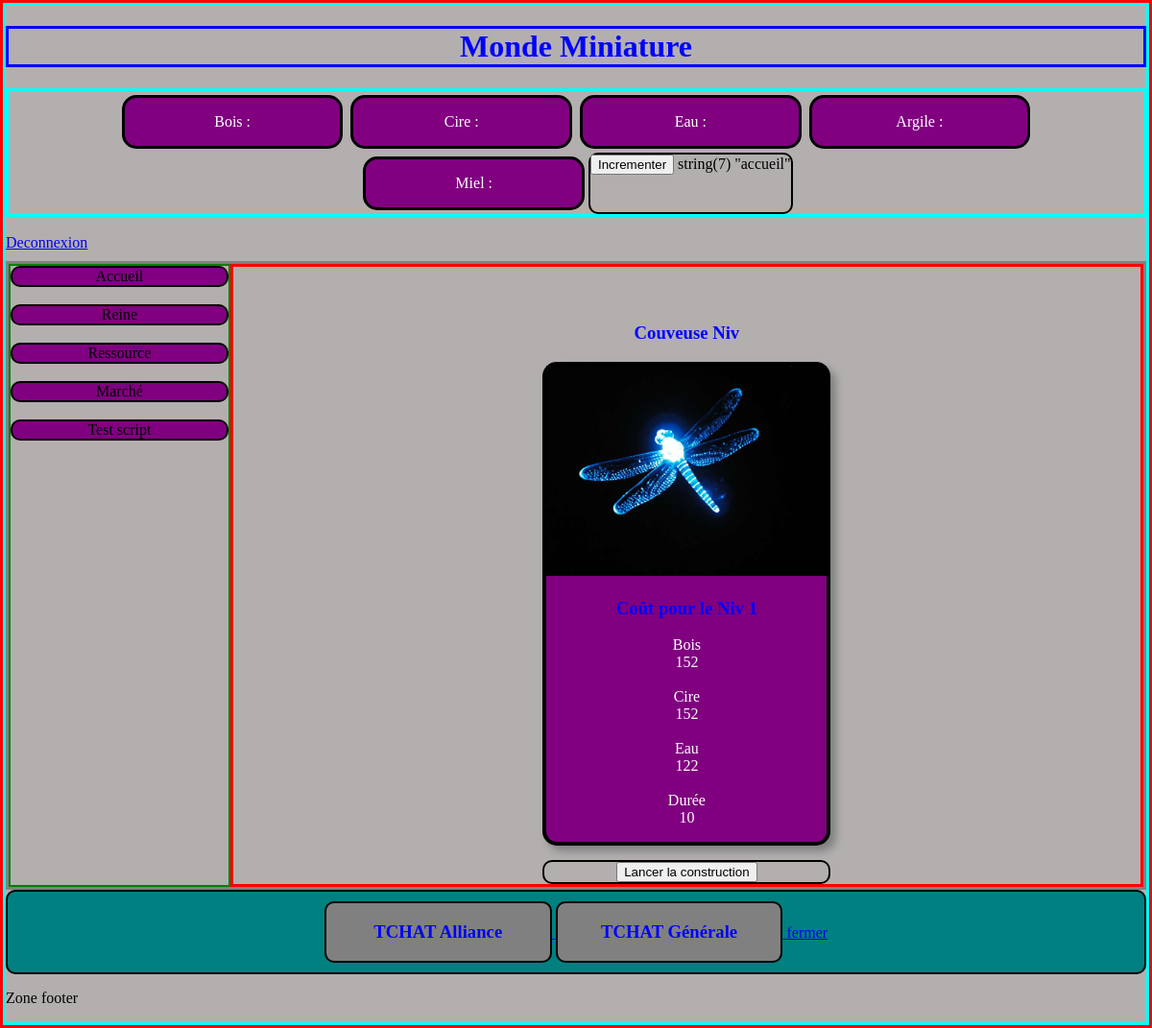
Screenshot of /vue/accueil.php with the database file from the repository.
### tables this page shows
CREATE TABLE IF NOT EXISTS `batiment` (
  `id` int(11) NOT NULL AUTO_INCREMENT,
  `nomBatiment` varchar(255) NOT NULL,
  `bois` int(11) NOT NULL,
  `cire` int(11) NOT NULL,
  `eau` int(11) NOT NULL,
  `duree_construction` int(11) NOT NULL,
  PRIMARY KEY (`id`)
);

### vue/accueil.php (called while the page is built, shortened)
<?php
		require('../model/traitementAffichageInformation.php');
		require('../model/fonction.php');
		require_once('template/skeleton.php');
?>

### model/traitementAffichageInformation.php (called while the page is built, shortened)
<?php
		$bdd = Bdd::getBdd();
			$reqInfoAffichage = $bdd->prepare('SELECT * FROM recap WHERE id_joueur = :id_joueur');
			$reqInfoAffichage->execute(array(
			'id_joueur' => $_SESSION['id_joueur']
			));
			$resultatInfoAffichage = $reqInfoAffichage->fetch();
			$reqPrixBatiment = $bdd->prepare('SELECT * FROM batiment WHERE nomBatiment = :nomBatiment');
			$reqPrixBatiment->execute(array(
			'nomBatiment' => 'couveuse'
			));
			while($resultatPrixBatiment = $reqPrixBatiment->fetch())
			{
				 $boisCouveuse = $resultatPrixBatiment['bois'];
				 $cireCouveuse = $resultatPrixBatiment['cire'];
				 $eauCouveuse = $resultatPrixBatiment['eau'];
				 $dureeConstructionCouveuse = $resultatPrixBatiment['duree_construction'];
			}

### model/fonction.php (called while the page is built)
<?php
	function prixNiveauSup($niveauBatiment,$prix,$niveauTechnoReducRessource)
	{
		$coefMaitre = 1.62 ;
		$constanteDeReducRessource = 0.98 ;
		if($niveauBatiment == 0)
		{
			$prixBatimentNormal = $prix;
		}
		elseif($niveauBatiment ==1)
		{
			$prixBatimentNormal = $prix * $coefMaitre ;
		}
		elseif($niveauBatiment >=2)
		{
			$prixBatimentNormal = $prix*pow($coefMaitre ,$niveauBatiment-1);
		}
		else
		{
			return ' erreur : 1 ';
		}
		if($niveauTechnoReducRessource < 1 )
		{
			$prixfinal = $prixBatimentNormal;
			$prixfinal = round($prixfinal);
			return $prixfinal;
		}
		elseif($niveauTechnoReducRessource == 1)
		{
			$prixfinal = $prixBatimentNormal*$constanteDeReducRessource;
			$prixfinal = round($prixfinal);
			return $prixfinal;
		}
		elseif($niveauTechnoReducRessource >= 2)
		{
			$prixfinal = $prixBatimentNormal*pow($constanteDeReducRessource,($niveauTechnoReducRessource-1));
			$prixfinal = round($prixfinal);
			return $prixfinal;
		}
		else
		{
			return'erreur : 2';
		}
	}

### vue/component/section/sectionBatiment.php (the view, shortened to what this page needs)
<section class="conteneurBatiment" >
	<div class="encadreGeneral">
		<h3>Couveuse Niv <?php echo $_SESSION['niveauCouveuse']; ?> </h3>
		<div class="encadrePhoto" title="couveuse">
			<img src="../vue/asset/image/couveuse.png" title="couveuse" alt="couveuse" class="img"/>
			<h3>Coût pour le Niv <?= $nSup = $resultatInfoAffichage['couveuse']+1;?> </h3>
			<p>
				<?php
					$boisCouveuse = prixNiveauSup($nSup,$boisCouveuse,4);
					$cireCouveuse = prixNiveauSup($nSup,$cireCouveuse,4);
					$eauCouveuse = prixNiveauSup($nSup,$eauCouveuse,4);
				?>
				Bois</br><?= $boisCouveuse ; ?></br></br>
				Cire</br><?= $cireCouveuse; ?></br></br>
				Eau</br><?=$eauCouveuse; ?></br></br>
				Durée</br><?=$dureeConstructionCouveuse ; ?>
			</p>
		</div>
		<form method="post" action="../model/traitementConstructionBatiment.php" >
			<input type="submit" value="Lancer la construction" />
		</form>
	</div>
</section>

### vue/asset/css/style.css (style rules this page uses)
body { margin:0 auto; border:solid aqua ; background-color: rgb(179, 175, 175); }
html { border:solid red; }
form { border:solid black 2px; border-radius:10px; box-sizing:border-box; flex-direction:column; }
.encadreGeneral { text-align:center; margin: 0 auto; width: 300px; }
.encadrePhoto { border:solid black 4px; border-radius: 15px; box-shadow: 6px 6px 9px grey; margin-bottom:15px ; width:0 auto; height:0 auto; background-color:purple; color:white; }
h3 { color:black; }
h1,h2,h3 { color:blue; text-align:center; }
.img { width:100%; }

### rows the page displays
batiment: bois "152", cire "152", eau "122", duree_construction "10"

### other values shown
$nSup = $resultatInfoAffichage['couveuse']+1 "1"
